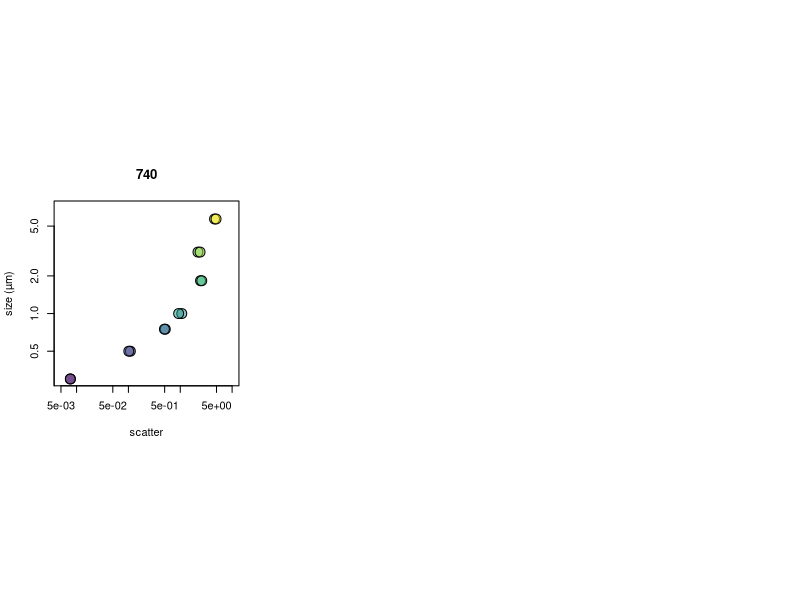

Recreate this plot in R. (Note: this script raises an error after producing the figure.)
library(scales)
library(viridis)
path.to.git.repository <- "~/Documents/DATA/Codes/fsc-size-calibration"
setwd(path.to.git.repository)


#############################
### scatter normalization ###
#############################

beads740 <- read.csv("740-summary.csv")
beads740$fsc <- 10^((beads740$fsc.corr.high/2^16)*3.5)
id.740 <- which(beads740$size == 1) # find 1 micron beads
beads740$normalized.fsc <- beads740$fsc/mean(beads740[id.740,'fsc'])
beads740 <- beads740[order(beads740$size),]

beads989<- read.csv("989-summary.csv")
beads989$fsc <- 10^((beads989$fsc.corr.high/2^16)*3.5)
id.989 <- which(beads989$size == 1) # find 1 micron beads
beads989$normalized.fsc <- beads989$fsc/mean(beads989[id.989,'fsc'])
beads989 <- beads989[order(beads989$size),]

beads751 <- read.csv("751-summary.csv")
beads751$fsc <- 10^((beads751$fsc.corr.high/2^16)*3.5)
id.751<- which(beads751$size == 1) # find 1 micron beads
beads751$normalized.fsc <- beads751 $fsc/mean(beads751 [id.751,'fsc'])
beads751 <- beads751[order(beads751$size),]


####################
### OPTIMIZATION ###
####################
library(DEoptim)
                 
# Mie theory fitting
# n <- c(1.35/1.3371, 1.41/1.3371) # range given in Lehmuskero et al. Progr Oceanogr 2018
mie2 <- t(read.csv("meidata-1017.csv" ,header=F)) # low
mie1 <- t(read.csv("meidata-1031.csv" ,header=F)) # fit
mie3 <- t(read.csv("meidata-1045.csv" ,header=F)) # high
mie4 <- t(read.csv("meidata-beads.csv" ,header=F)) # particle of 1 µm, index of refraction of 1.6033

# optimization routine
sigma.lsq <- function(mie, beads, params){

     c <- params[1]
     b <- params[2]
     id <- findInterval(beads$size, mie[,1])
     scatt <- (mie[id,2]/c)^b

           df <- data.frame(obs=beads$normalized.fsc, pred=scatt)
      sigma <- mean(abs(df$obs - df$pred)/df$obs,na.rm=T)
      return(sigma)
  }



##########################
#### CALIBRATION BEADS ### Mie theory optimization
##########################
png("Mie-beads-scatter.png",width=12, height=6, unit='in', res=400)

par(mfrow=c(1,3), pty='s')

for(inst in c(740,751,989)){

# inst <- 740

### Optiomization

if(inst == 740) beads <- beads740
if(inst == 751) beads <- beads751
if(inst == 989) beads <- beads989

beads1 <- subset(beads,  size < 3) # run to test optimzation across range of particle size

f <- function(params) sigma.lsq(mie=mie4, beads=beads1, params)
res <- DEoptim(f, lower=c(0,0), upper=c(10000,2), control=DEoptim.control(itermax=1000, reltol=1e-8,trace=100, steptol=100, strategy=2, parallelType=0))
print(res$optim$bestval)
params <- res$optim$bestmem # optimized 'c' and 'b' values
print(params)


plot(beads$normalized.fsc, beads$size,log='xy', main=paste(inst), xlim=c(0.005,10), ylim=c(0.3,7), bg=alpha(viridis(nrow(beads)),0.5),cex=2, pch=21, xlab="scatter", ylab="size (µm)") 
lines((mie4[,2]/c)^b, mie4[,1], col='red3')
legend("topleft",legend=c(paste(unique(beads$size), 'µm-beads'), "Mie-based model (n = 1.6)"), bty='n', pch=c(rep(21,nrow(beads)/2), NA), lwd=c(rep(NA,nrow(beads)/2), 2),col=c(rep(1,nrow(beads)/2),'red3'), pt.bg=alpha(c(viridis(nrow(beads)/2), 'red3'),0.5))

}
dev.off()



mie <- data.frame(cbind(mie_740, mie_751[,-1], mie_989[,-1]))

write.csv(mie, "calibrated-mie.csv", row.names=F, quote=F)


#####################
### PHYTOPLANKTON ### validation
#####################


### SIZE
culture <- read.csv("scatter_calibration.csv")
culture$norm.fsc <- culture$fsc / culture$fsc.beads
culture$norm.fsc.sd <- culture$fsc.sd / culture$fsc.beads
culture$volume <- 4/3 * pi * (culture$diameter/2)^3
culture$volume.sd <- culture$volume * culture$diameter.sd/culture$diameter

culture2 <- aggregate(culture, by=list(culture$species), FUN=mean)
culture2 <- culture2[order(culture2$norm.fsc),]

mie <- read.csv("calibrated-mie.csv")
inst <- 740


png(paste0(inst,"-Size-scatter.png"),width=12, height=12, unit='in', res=200)

  par(mfrow=c(1,1), pty='s',cex=1.4)
  plot(culture2$norm.fsc, culture2$diameter, log='xy', pch=NA,ylab=substitute(paste("Cell diameter (",mu,"m)")), xlab="Normalized scatter (dimensionless)",cex=2, xaxt='n', yaxt='n', xlim=c(0.002,10), ylim=c(0.5,20), main=paste("#",inst))
  with(culture2, arrows(norm.fsc, diameter-culture2$diameter.sd, norm.fsc, diameter + culture2$diameter.sd,  code = 3, length=0, col='grey',lwd=2))
  with(culture2, arrows(norm.fsc-norm.fsc.sd, diameter, norm.fsc+norm.fsc.sd, diameter,  code = 3, length=0,col='grey',lwd=2))
  lines(mie$scatter, mie[,paste0("diam_",inst,"_mid")], col='red3', lwd=2)
  lines(mie$scatter, mie[,paste0("diam_",inst,"_upr")], col='grey', lwd=2)
  lines(mie$scatter, mie[,paste0("diam_",inst,"_lwr")], col='grey', lwd=2)
  axis(1, at=c(0.002,0.005,0.01,0.02,0.05,0.1,0.2,0.5,1,2,5))
  axis(2, at=c(0.1,0.2,0.5,1,2,5,10,20),las=1)
  points(culture2$norm.fsc, culture2$diameter, bg=alpha(viridis(nrow(culture2)),0.5), pch=21,cex=2)
  legend("topleft",legend=c(as.vector(culture2$Group.1),"Mie-based model (index refraction = 1.031 +/- 0.014)","beads"), pch=c(rep(21,nrow(culture2)),NA, 13), lwd=c(rep(NA,nrow(culture2)),2, NA), bty='n',
            pt.bg=alpha(viridis(nrow(culture2)),0.5), col=c(rep(1,nrow(culture2)),'red3','red3'), text.font=c(rep(3,nrow(culture2)),1,1))

dev.off()
